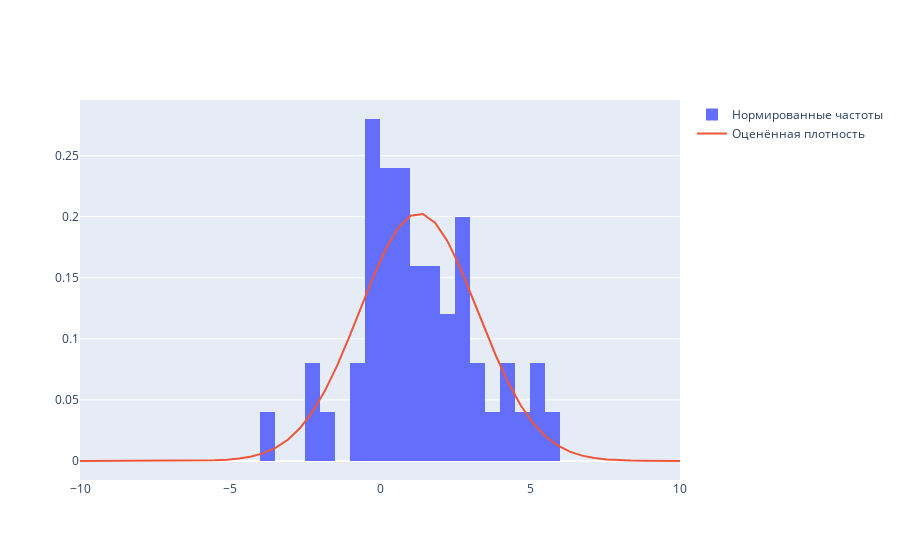

Write notebook code for a chart like this one.
### Code cell
sample = np.random.normal(1, 2, 50)

mu_hat = np.mean(sample)
sigma_hat = np.std(sample)

est_x = np.linspace(-10, 10)
est_y = ss.norm.pdf(est_x, mu_hat, sigma_hat)

fig = go.Figure()

fig.add_trace(go.Histogram(x=sample, nbinsx=20, histnorm="probability density", name="Нормированные частоты"))
fig.add_trace(go.Scatter(x=est_x, y=est_y, name="Оценённая плотность"))

fig.show()
